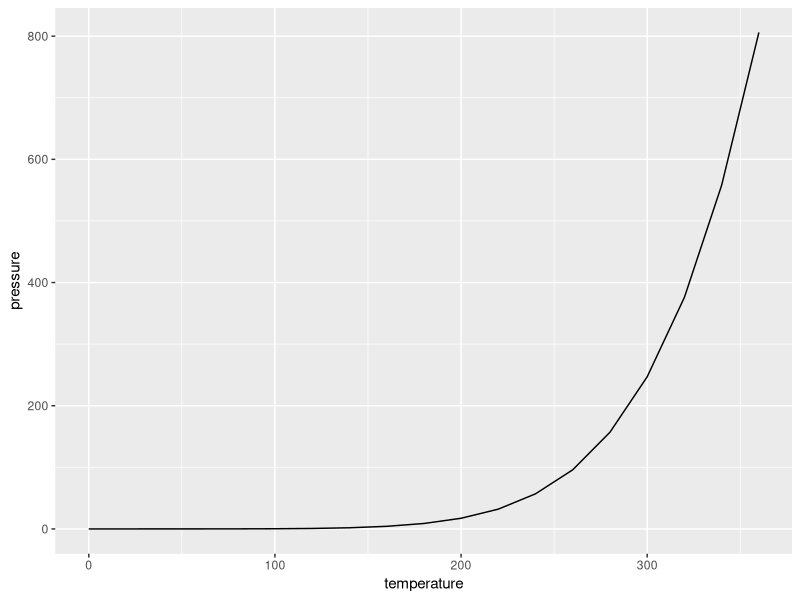

Source code (R):
## ---- chunk 1
knitr::opts_chunk$set(echo = TRUE)
library(tidyverse)
## ---- chunk 2
summary(cars)
## ---- chunk 3
ggplot(pressure, aes(x=temperature, y=pressure)) + geom_line() 
